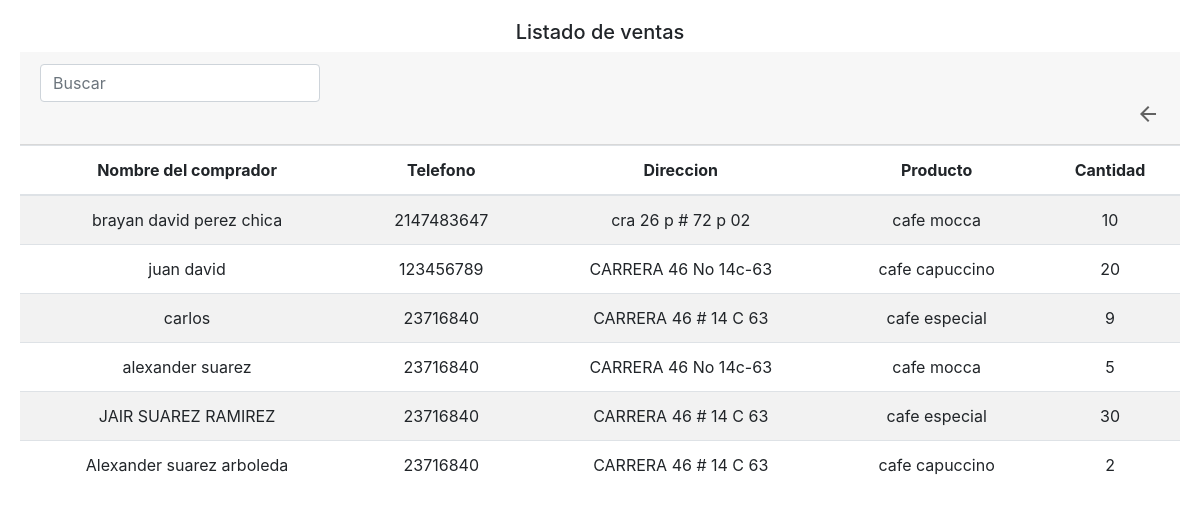
Screenshot of /bd/ventasrealizadas.php with the database file from the repository.
### tables this page shows
CREATE TABLE `ventas` (
  `id` int(11) NOT NULL,
  `nombre_comprador` varchar(100) NOT NULL,
  `telefono_comprador` int(11) NOT NULL,
  `direccion_comprador` varchar(50) NOT NULL,
  `producto` int(11) NOT NULL,
  `cantidad` int(11) NOT NULL
);

CREATE TABLE `productos` (
  `id` int(11) NOT NULL,
  `nombre_producto` varchar(100) NOT NULL,
  `referencia` int(20) NOT NULL,
  `precio` int(20) NOT NULL,
  `peso` int(20) NOT NULL,
  `categoria` int(11) NOT NULL,
  `stock` int(20) NOT NULL,
  `fecha_creacion` date NOT NULL
);

### bd/ventasrealizadas.php (the view, shortened to what this page needs)
<?php
    $con = conectar();
    $sql = "SELECT * FROM ventas v, productos p WHERE v.producto = p.id ORDER BY v.id ASC";
    $query = mysqli_query($con, $sql);
?>
<!DOCTYPE html>
<html lang="en">
<head>
    <link rel="stylesheet" href="https://maxcdn.bootstrapcdn.com/bootstrap/4.3.1/css/bootstrap.min.css">
</head>
<body>
    <div class="card-body table-responsive">
        <h5  style="text-align:center"> Listado de ventas </h5>
        <div class="card-header">
            <div class="form-inline input-search-data">
                <input class="form-control col-md-3 light-table-filter" data-table="order-table" type="text" placeholder="Buscar">
            </div>
            <div id="acciones" style="text-align:right;color: rgb(97, 97, 97);text-decoration: none;">
                <a style="cursor: pointer;color: rgb(97, 97, 97);" href="../index.php" title="Regresar"><i class="material-icons">arrow_back</i></a>
            </div>
        </div>
        <table class="table table-striped table-hover order-table" style="text-align:center;cursor: pointer;">
            <thead>
                <tr>
                    <th scope="col">Nombre del comprador</th>
                    <th scope="col">Telefono</th>
                    <th scope="col">Direccion</th>
                    <th scope="col">Producto</th>
                    <th scope="col">Cantidad</th>
                </tr>
            </thead>
            <tbody>
                <?php
                while ($row = mysqli_fetch_array($query)) {
                ?>
                <tr class="valor" data-id="<?php echo $row['id'] ?>">
                    <td><?php echo utf8_encode($row['nombre_comprador']) ?></td>
                    <td><?php echo utf8_encode($row['telefono_comprador']) ?></td>
                    <td><?php echo utf8_encode($row['direccion_comprador']) ?></td>
                    <td><?php echo utf8_encode($row['nombre_producto']) ?></td>
                    <td><?php echo utf8_encode($row['cantidad']) ?></td>
                </tr>
                <?php
                }
                ?>
            </tbody>
        </table>
    </div>
</body>
</html>

### rows the page displays
ventas: nombre_comprador "brayan david perez chica", telefono_comprador "2147483647", direccion_comprador "cra 26 p # 72 p 02", productos.nombre_producto "cafe mocca", cantidad "10"
ventas: nombre_comprador "juan david", telefono_comprador "123456789", direccion_comprador "CARRERA 46 No 14c-63", productos.nombre_producto "cafe capuccino", cantidad "20"
ventas: nombre_comprador "carlos", telefono_comprador "23716840", direccion_comprador "CARRERA 46 # 14 C 63", productos.nombre_producto "cafe especial", cantidad "9"
ventas: nombre_comprador "alexander suarez", telefono_comprador "23716840", direccion_comprador "CARRERA 46 No 14c-63", productos.nombre_producto "cafe mocca", cantidad "5"
ventas: nombre_comprador "JAIR SUAREZ RAMIREZ", telefono_comprador "23716840", direccion_comprador "CARRERA 46 # 14 C 63", productos.nombre_producto "cafe especial", cantidad "30"
ventas: nombre_comprador "Alexander suarez arboleda", telefono_comprador "23716840", direccion_comprador "CARRERA 46 # 14 C 63", productos.nombre_producto "cafe capuccino", cantidad "2"
